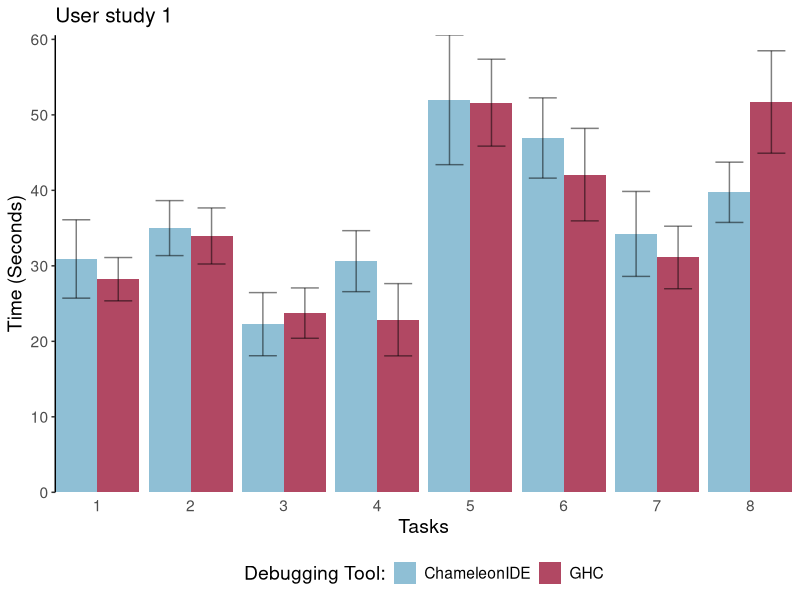
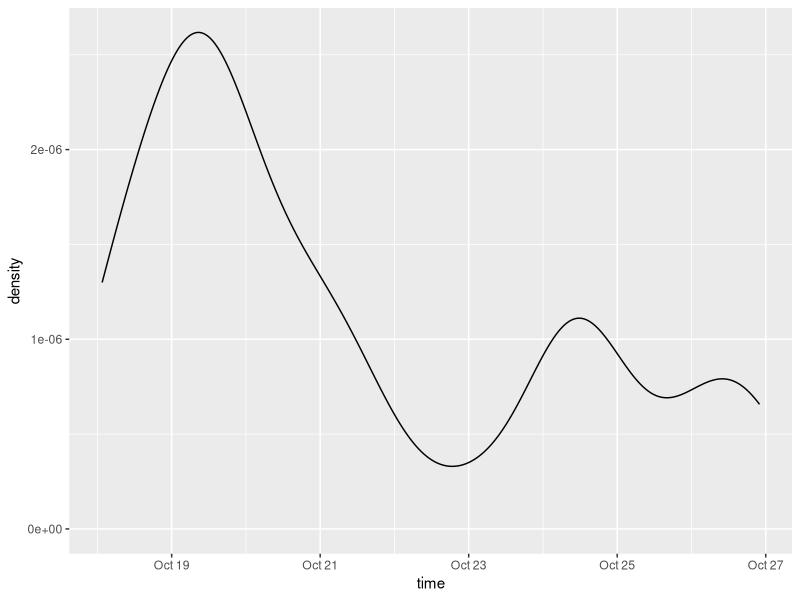
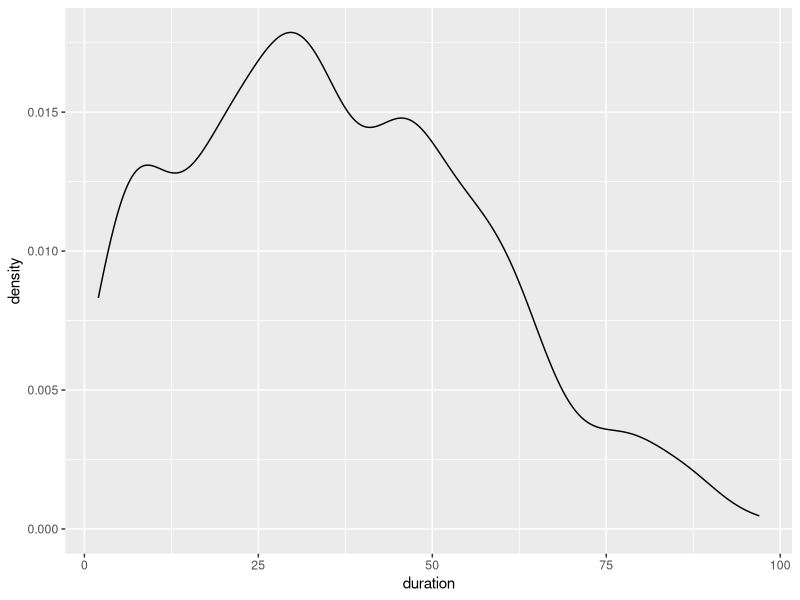

The R source for these figures, in order:
## ---- chunk 1

library(tidyverse)
library(lubridate)
events <- read_csv("v1a-data.csv") %>%
  mutate(time = as_datetime(time), task = as.integer(task)) %>%
  arrange(time)
## ---- chunk 2
event_names <- events %>% distinct(event_name)

all_participants <- events %>%
  distinct(participant_id) %>%
  .$participant_id

completed <- events %>%
  filter(task == 8, event_name %in% c("complete", "skip")) %>%
  distinct(participant_id) %>%
  filter(! participant_id %in% c("b8a556a5e0")) %>%
  .$participant_id

starts <- events %>%
  filter(participant_id %in% completed) %>%
  filter(event_name == "start") %>%
  group_by(participant_id, task) %>%
  summarise(start_time = first(time))

ends <- events %>% 
  filter(participant_id %in% completed) %>%
  filter(event_name %in% c("complete", "skip")) %>%
  group_by(participant_id, task) %>%
  summarise(finish_time = last(time))

durations <- events %>%
  filter(participant_id %in% completed) %>% 
  left_join(starts, by=c("participant_id", 'task')) %>%
  left_join(ends, by=c("participant_id", 'task')) %>%
  mutate(duration = as.numeric(finish_time - start_time)) %>%
  filter(!is.na(duration)) %>%
  filter(duration < 600)


durations |> group_by(task) |> summarise(
  avg_time=mean(duration),
  med_time= median(duration),
  min_time = min(duration),
  max_time=max(duration),
  sd_time = sd(duration))
  


# attemps <- events %>%
#   filter(participant_id %in% completed) %>% 
#   filter(event_name == "attempts")
  
## ---- chunk 3

err_left <- function (n, m, s) {
  return (m - qt(0.975,df=n-1)*s/sqrt(n))
}

err_right <- function (n, m, s) {
  return (m + qt(0.975,df=n-1)*s/sqrt(n))
}

errors <- durations |>
  group_by(task, treatment) %>%
  summarise(
    l = err_left(n(), mean(duration), sd(duration)),
    m = mean(duration),
    u = err_right(n(), mean(duration), sd(duration))
  )

durations |>
  ggplot() +
  geom_bar(
    durations,
    mapping = aes(x = factor(task),
                  y = duration,
                  fill = treatment),
    position = "dodge",
    stat = "summary",
    fun = "mean"
  ) +
  geom_errorbar(
    data = errors,
    mapping = aes(
      x = factor(task),
      y = m,
      ymin = l,
      ymax = u,
      group = treatment
    ),
    position = position_dodge(0.9),
        alpha=0.5,
    width=0.6
  ) +
  labs(x = "Tasks", y = "Time (Seconds)", fill="Debugging Tool:", title="User study 1") + 
  scale_x_discrete(expand = c(0,0))  +
  scale_y_continuous(expand = c(0,0)) + 
  scale_fill_manual(
    values=c("#8fbfd5", "#b14863"),
    labels=\(inputs) map_chr(inputs, ~ ifelse(. == "Chameleon", "ChameleonIDE", "GHC"))
    ) +
  theme_bw() +
  theme(
    panel.grid.major = element_blank(), 
    panel.grid.minor = element_blank(), 
    panel.border = element_blank(),
    axis.line.y = element_line(colour = "black"),
    axis.ticks.x = element_blank(),
    legend.position = "bottom",
    plot.title = element_text(size = 15),
    axis.title = element_text(size = 14),
    text = element_text(size = 14)
    )
# ggsave("r1-data.pdf", device = "pdf", plot = last_plot(), units ="mm", width = 210)

  
## ---- chunk 4

d = durations |>
  select(participant_id, treatment, duration) |>
  group_by(participant_id, treatment) |> 
  summarise(duration=mean(duration)) |>
  pivot_wider(names_from = treatment, values_from = duration)
  
  
r <- wilcox.test(d$Chameleon, d$Ghc, paired=TRUE)
r
## ---- chunk 5
d2 <- durations |>
  filter(task == 8) |>
  select(participant_id, treatment, duration) |>
  group_by(participant_id, treatment) |> 
  summarise(duration=mean(duration)) |>
  pivot_wider(names_from = treatment, values_from = duration)
## ---- chunk 6
r2 <- wilcox.test(d2$Chameleon, d2$Ghc)
r2

## ---- chunk 7
d3 <-  durations |>
  filter(task == 8)
one.way <- aov(duration ~ treatment, d3)
summary(one.way)
## ---- chunk 8
events |> 
  group_by(participant_id) |>
  summarise(runtime = max(time) - min(time)) |>
  summarise(mean_runtime = mean(runtime),
            median_runtime = median(runtime)
            )
## ---- chunk 9
events |>
  ggplot(aes(x=time)) +
  geom_density()
## ---- chunk 10
durations |> 
  ggplot(mapping=aes(duration)) + 
  geom_density()
